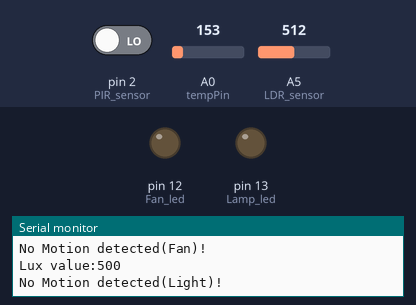
The sketch below on a simulated Arduino Uno, built with avr-gcc and run on an emulated ATmega328P. Parts: output pins drawn as LEDs (lit = HIGH), the last lines printed to the serial monitor. Inputs (shaded band) come from the test bench; at power-on: pin 2 (PIR_sensor) LOW, A0 (tempPin) = 153, A5 (LDR_sensor) = 512.

Above: at 1.8 s.
1.9 s: pin 2 (PIR_sensor) driven HIGH
At 3.2 s:
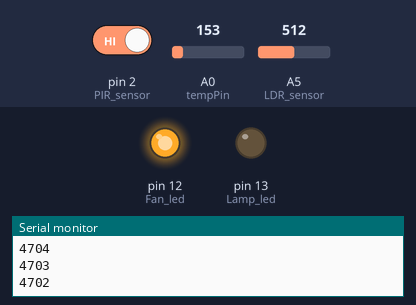
Timing chart, 0 to 4.9 s (numbered marks = the images above; inputs shaded):
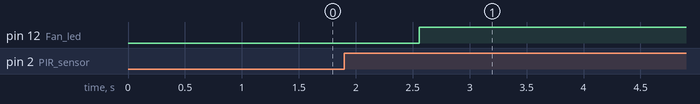

The sketch:

Project_On_Off.ino
```cpp
int LDR_sensor = A5;   // select the input pin for ldr
int tempPin = A0; // input pin for lm35
int Lamp_led = 13;                // the pin that the Lamp_LED is atteched to
int Fan_led = 12;                 // the pin that the Fan_LED is atteched to
int PIR_sensor = 2;              // the pin that the sensor is atteched to
//int relay_light = 7;              // relay pin for lamp is attached
//int relay_fan = 8;                // relay pin for fan is attached
int val = 0;
int temp_val;
int ldr_val = 0;
int fan_mode = 0;
int light_mode = 0;

void setup() {
  pinMode(PIR_sensor, INPUT);    // initialize PIR sensor as an input
  pinMode(LDR_sensor, INPUT);    // initialize LDR sensor as an input
  pinMode(tempPin, INPUT);    // initializeTemp sensor as an input
  pinMode(Lamp_led, OUTPUT);      // initalize Lamp LED as an output
  pinMode(Fan_led, OUTPUT);      // initalize Fan LED as an output
  //pinMode(relay_light,OUTPUT);    // initialize Lamp output
  //pinMode(relay_fan,OUTPUT);    // initialize Fan output
  Serial.begin(9600);
}

void loop(){
  val = digitalRead(PIR_sensor);

  // Program for Fan
  temp_val = analogRead(tempPin);
  float cel = ( temp_val/1024.0)*500.0;
  int cel_1 = 31;
  Serial.print("TEMPRATURE = ");
  Serial.print(cel);
  Serial.print("*C");
  Serial.println();
  if(val == HIGH)
  {
      Serial.println("Motion detected(Fan)!");
//      if(cel <= 10)
//        Serial.println("Ambient temp is very low & fan is not needed");
//      else if(cel > 10 && cel <=20)
//        Serial.println("Ambient temp is low & low fan speed is needed");
//      else if(cel > 20 && cel <=30)
//        Serial.println("Ambient temp is moderate & moderate fan speed is needed");
//      else if(cel > 30 && cel <=40)
//        Serial.println("Ambient temp is high & high fan speed is needed");
//      else if(cel >40)
//        Serial.println("Ambient temp is highest & max fan speed is needed");
      if(cel_1 > 30)
      {
        fan_mode = 1;
      }
      else
      {
        fan_mode = 0;
        digitalWrite(Fan_led,LOW);
        //digitalWrite(relay_fan, HIGH);   // turn Fan ON
        Serial.println("Motion detected but Fan is OFF");
        delay(500);
      }
  }
  else
  {
      fan_mode = 0;
      Serial.println("No Motion detected(Fan)!");
      digitalWrite(Fan_led, LOW); // turn LED OFF
      //digitalWrite(relay_fan,LOW); // turn Fan OFF
      delay(500);             // delay 200 milliseconds
  }

  // Program for Light
  ldr_val = analogRead(LDR_sensor);
  float volts = (ldr_val/1024.0)*5.0;
  int lux=(2500/volts-500)/1;
  Serial.print("Lux value:");
  Serial.println(lux);
  if(val == HIGH)
  {
      Serial.println("Motion detected(Light)!");
//      if(lux > 0 && lux <= 30)
//        Serial.println("Ambient light is very low & max brightness is needed");
//      else if(lux > 30 && lux <=50)
//        Serial.println("Ambient light is low & low brightness is needed");
//      else if(lux > 50 && lux <=80)
//        Serial.println("Ambient light is moderate & moderate brightness is needed");
//      else if(lux > 80 && lux <=100)
//        Serial.println("Ambient light is high & min brightness is needed");
//      else
//        Serial.println("Ambient light is very high & no brightness is needed");

      //The below part is for On/OFF only
      if(lux <=50)
      {
        light_mode = 1;
      }
      else
      {
        light_mode = 0;
        digitalWrite(Lamp_led,LOW);
        //digitalWrite(relay_light,LOW); // turn Lamp OFF
        Serial.println("Motion detected but Lamp is OFF");
        delay(500);
      }
  }
  else
  {
      light_mode = 0;
      Serial.println("No Motion detected(Light)!");
      digitalWrite(Lamp_led, LOW); // turn LED OFF
      //digitalWrite(relay_light,LOW); // turn Lamp OFF
      delay(500);             // delay 200 milliseconds
  }

  if(fan_mode == 1 && light_mode == 0)
  {
     Serial.println("Fan is on & Light is off");
     digitalWrite(Fan_led,HIGH);
     //digitalWrite(relay_fan,HIGH); // turn Fan ON
     delay1(4800);
  }
  else if(fan_mode == 0 && light_mode == 1)
  {
    Serial.println("Fan is off & Light is on");
    digitalWrite(Lamp_led,HIGH);
    //digitalWrite(relay_light,HIGH); // turn Lamp ON
    delay1(4800);
  }
  else if(fan_mode == 1 && light_mode == 1)
  {
    Serial.println("Fan is on & Light is on");
    digitalWrite(Fan_led,HIGH);
    //digitalWrite(relay_fan,HIGH); // turn Fan ON
    digitalWrite(Lamp_led,HIGH);
    //digitalWrite(relay_light,HIGH); // turn Lamp ON
    delay1(4800);
  }
}

void delay1(int x)
{
  int b=x;
  repeat:
  int flag=0;
  for(x=b;x>0;x--)
  {
    Serial.println(x);
    if(digitalRead(PIR_sensor)==HIGH)
      flag=1;
  }
  if(flag==1)
  {
    Serial.println("Motion detected during high state!");
    goto repeat;
  }
}
```

Measured:
- after the input at 1.9 s, pin 12 (Fan_led): LOW → HIGH after 0.66 s
